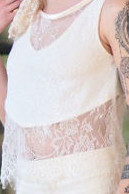
#> input picture images/top-white.jpg, 129 x 194 px
$ python demo.py
#> lines starting #> are read from the running program, lines starting #| are printed output that depends on the picture
### get_color_name.py
from numpy import linalg


def csv_reader(datafile, has_header):
    data = []
    if has_header:
        with open(datafile, "r") as f:
            header = f.readline().split(",")
            counter = 0
            for line in f:
                data.append(line)
                fields = line.split(",")
                counter += 1
    else:
        with open(datafile, "r") as f:
            data = f.read().splitlines()
        data = [line.split(',#') for line in data]
    return data


def get_color_name(R, G, B, color_csv_path):
    data = csv_reader(color_csv_path, True)
    minimum = 1000

    for i in range(len(data)):
        start_r = data[i].find("R/RGB:,") + len("R/RGB:,")
        end_r = data[i].find(",G/RGB:")
        substring_r = data[i][start_r:end_r]

        start_g = data[i].find("G/RGB:,") + len("G/RGB:,")
        end_g = data[i].find(",B/RGB:")
        substring_g = data[i][start_g:end_g]

        start_b = data[i].find("B/RGB:,") + len("B/RGB:,")
        end_b = data[i].find("\n")
        substring_b = data[i][start_b:end_b]

        d = abs(R - int(substring_r)) + abs(G - int(substring_g)) + abs(B - int(substring_b))

        if d <= minimum:
            minimum = d
            start = data[i].find("Name:,") + len("Name:,")
            end = data[i].find(",Hex")
            cname = data[i][start:end]
    return cname


def get_simple_color_names(R, G, B, color_csv_path):
    data = csv_reader(color_csv_path, has_header=False)
    min_diff = 1000
    min_idx = 0
    for i in range(len(data)):
        ref_color = data[i]
        #print(i, ref_color[0])
        R_ref = int(ref_color[1][0:2], 16)
        G_ref = int(ref_color[1][2:4], 16)
        B_ref = int(ref_color[1][4:6], 16)
        diff = (R - R_ref) ** 2 + (G - G_ref) ** 2 + (B - B_ref) ** 2
        if (diff < min_diff):
            min_idx = i
            min_diff = diff
    return data[min_idx][0]

print(get_simple_color_names(255, 255, 255, 'colors_x11.csv'))
#> (reads colors_x11.csv from the repository)

### kmeans_cv2.py
import numpy as np
import cv2
from matplotlib import pyplot as plt
import webcolors
from datetime import datetime
from get_color_name import csv_reader, get_color_name

# img = cv2.imread("images/person2.jpg")
datafile = csv_reader("color_table_rgb_800.csv", has_header=True)
#> (reads color_table_rgb_800.csv from the repository)
csv_path = "color_table_rgb.csv"


def detect_colors(image, num_clusters, num_iters, resize_factor, crop_factor, type="rgb"):
    height, width, depth = image.shape
    # crop
    crop_factor = (100 - crop_factor) / 2
    image = image[int(height * crop_factor / 100):(height - int(height * crop_factor / 100)),
            int(width * crop_factor / 100):(width - int(width * crop_factor / 100))]
    cv2.imwrite('output/cropped.jpg', image)

    image = cv2.cvtColor(image, cv2.COLOR_BGR2RGB)
    image_hsv = cv2.cvtColor(image, cv2.COLOR_RGB2HSV)

    start_time = datetime.now()

    w_resize = int(image.shape[1] * resize_factor / 100)  # vertical
    h_resize = int(image.shape[0] * resize_factor / 100)  # horizontal
    dim = (w_resize, h_resize)
    # resize image
    image = cv2.resize(image, dim, interpolation=cv2.INTER_AREA)
    w, h, d = image.shape
    image_flat = np.reshape(image, (w * h, 3))

    Z = image_flat
    Z = np.float32(Z)

    if (type == "hue"):
        # convert to HSV and use Hue value only
        # resize image
        image_hsv = cv2.resize(image_hsv, dim, interpolation=cv2.INTER_AREA)
        w, h, d = image_hsv.shape
        image_flat_hsv = np.reshape(image_hsv, (w * h, 3))

        Z_hsv = image_flat_hsv
        Z_hsv = np.float32(Z_hsv)
        Z_hsv = Z_hsv[:, 0]

        # define criteria and apply kmeans()
        criteria = (cv2.TERM_CRITERIA_EPS + cv2.TERM_CRITERIA_MAX_ITER, num_iters, 1.0)
        ret, label, center = cv2.kmeans(Z_hsv, num_clusters, None, criteria, 100, cv2.KMEANS_RANDOM_CENTERS)

        # find centers by RGB values of cluster samples
        percentages = []
        centers = []
        for i in range(num_clusters):
            samples = Z[label.ravel() == i]  # RGB values
            center = np.mean(samples, axis=0)
            centers.append(center)
            color = webcolors.rgb_to_hex(center.astype(int))

            # mapping the clusters
            for j in range(len(Z)):
                if (label[j] == i):
                    Z[j] = center

            percentage = len(samples) * 100 / Z.shape[0]
            percentages.append(percentage)
            percentage_str = str(i) + "-" + str(percentage) + "%"
            # print "########## cluster info", percentage_str
            # print center
            # print(webcolors.hex_to_name(color))  # fixme: color name not found
            plt.scatter(samples[:, 0], samples[:, 1], c=color, label=percentage_str, s=200)
            # plt.scatter(center[0], center[1], s=3000, c='black', marker=r"$ {} $".format(percentage_str))
            plt.legend(loc=2, prop={'size': 20})
            plt.title("Hue", fontsize=30)

        # print("centers", center)
        centers_sorted, percentages_sorted = sort_color_by_percentage(centers, percentages)
        delay = datetime.now() - start_time
        print "**************** delay", delay.total_seconds()

        # reconstruct image
        Z = Z.reshape((w, h, 3))
        cv2.imwrite('output/mapping_hue.jpg', cv2.cvtColor(Z, cv2.COLOR_RGB2BGR))
        plt.savefig('output/clusters_hue.jpg')
        # plt.show()
        plt.close()

        plot = cv2.imread('output/clusters_hue.jpg')
        mapping = cv2.imread('output/mapping_hue.jpg')

        # percentages.sort()
        max_color = centers_sorted[0]
        print get_color_name(max_color[0], max_color[1], max_color[2], csv_path)
        return centers_sorted[0], percentages_sorted[0], mapping, plot

    elif (type == "rgb"):
        # define criteria and apply kmeans()
        criteria = (cv2.TERM_CRITERIA_EPS + cv2.TERM_CRITERIA_MAX_ITER, num_iters, 1.0)
        ret, label, center = cv2.kmeans(Z, num_clusters, None, criteria, 100, cv2.KMEANS_RANDOM_CENTERS)

        percentages = []
        for i in range(num_clusters):
            color = webcolors.rgb_to_hex(center[i].astype(int))
            samples = Z[label.ravel() == i]

            # mapping the clusters
            for j in range(len(Z)):
                if (label[j] == i):
                    Z[j] = center[i]

            percentage = len(samples) * 100 / Z.shape[0]
            percentages.append(percentage)
            percentage_str = str(i) + "-" + str(percentage) + "%"
            # print "########## cluster info", percentage_str
            # print(webcolors.hex_to_name(color))  # fixme: color name not found
            plt.scatter(samples[:, 0], samples[:, 1], c=color, label=percentage_str, s=5)
            # plt.scatter(center[i, 0], center[i, 1], s=3000, c='black', marker=r"$ {} $".format(percentage_str))
            plt.legend(loc=2, prop={'size': 20})
            plt.title("RGB", fontsize=30)

        # print "@@@@@@@@@ centers"
        # print center
        center_sorted, percentages_sorted = sort_color_by_percentage(center, percentages)
        delay = datetime.now() - start_time
        print "**************** delay", delay.total_seconds()

        # reconstruct image
        Z = Z.reshape((w, h, 3))

        # TODO
        filename = 'output/mapping_rgb_' + str(num_clusters) + '.jpg'
        # filename = 'output/mapping_rgb.jpg'
        cv2.imwrite(filename, cv2.cvtColor(Z, cv2.COLOR_RGB2BGR))
        mapping = cv2.cvtColor(Z, cv2.COLOR_RGB2BGR)
        mapping = np.uint8(mapping)
        plt.savefig('output/clusters_rgb.jpg')
        # plt.show()
        plt.close()

        plot = cv2.imread('output/clusters_rgb.jpg')
        # mapping = cv2.imread('output/mapping_rgb.jpg')

        # percentages.sort()
        max_color = center_sorted[0]
        print get_color_name(max_color[0], max_color[1], max_color[2], csv_path)
        return center_sorted[0], percentages_sorted[0], mapping, plot

    else:
        print "Error: type not defined. Type must be either hue or rgb."
        exit(1)


# def find_color_name(rgb, table):
def sort_color_by_percentage(colors, percentages):
    while True:
        swapped = False
        for i in range(len(percentages)):
            for j in range(i + 1, len(percentages)):
                if (percentages[i] < percentages[j]):
                    # swap
                    percentages[i], percentages[j] = percentages[j], percentages[i]
                    colors[i], colors[j] = colors[j], colors[i]
                    swapped = True
        if (not swapped): break
    return colors, percentages

# [8 lines of commented-out code are left out]

### demo.py
# import the opencv library
import cv2
from kmeans_cv2 import detect_colors
from datetime import datetime
import os
import numpy as np


def make_demo(resize_factor):
    # Create a VideoCapture object
#> called with resize_factor = 0.3
    cap = cv2.VideoCapture(0)

    img = cv2.imread('images/top-white.jpg')
#> img is the input picture: shape (194, 129, 3); mean B, G, R 204.9, 206, 216.8

    # Check if camera opened successfully
    if (cap.isOpened() == False):
        print("Unable to read camera feed")
    # Default resolutions of the frame are obtained.The default resolutions are system dependent.
    # We convert the resolutions from float to integer.
    frame_width = int(cap.get(3))
    frame_height = int(cap.get(4))
    # Define the codec and create VideoWriter object.The output is stored in 'outpy.avi' file.
    out1 = cv2.VideoWriter('output/mapping.avi', cv2.VideoWriter_fourcc('M', 'J', 'P', 'G'), 10,
                           (int(frame_width * resize_factor), int(frame_height * resize_factor)))
    out2 = cv2.VideoWriter('output/clusters.avi', cv2.VideoWriter_fourcc('M', 'J', 'P', 'G'), 10,
                           (frame_width, frame_height))
    # out3 = cv2.VideoWriter('output/combined.avi', cv2.VideoWriter_fourcc('M', 'J', 'P', 'G'), 10,
    # (frame_width, frame_height))

    while (True):
        time = datetime.now()
        time_str = time.strftime("%H:%M:%S")
        date_time = time.strftime("%m_%d_%Y_%H_%M_%S")

        ret, frame = cap.read()
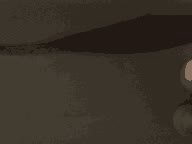
#> input picture frame 1 of output/mapping.avi, 192 x 144 px, given in place of the camera
#> frame is the input picture: shape (144, 192, 3); mean B, G, R 38.9, 48.6, 55.2
        if ret == True:
            # Write the frame into the file 'output.avi'
            colors_rgb, percentages, mapping, plot = detect_colors(frame, num_clusters=5, num_iters=50,
                                                                   resize_factor=resize_factor * 100,
                                                                   crop_factor=100, type="rgb")
#> in detect_colors, `image_hsv = cv2.cvtColor(image, cv2.COLOR_RGB2HSV)`: image_hsv: shape (144, 192, 3); mean H, S, V 17.8, 78, 55.2
#> in detect_colors, `image_flat = np.reshape(image, (w * h, 3))`: image_flat = 2451 rows, first 8: [61, 55, 45], [61, 55, 45], [60, 54, 44], [59, 53, 43], [59, 53, 43], [58, 52, 42], [59, 53, 43], [59, 53, 43]
#> in detect_colors, `Z = image_flat`: Z has the same summary as image_flat
#> in detect_colors, `ret, label, center = cv2.kmeans(Z, num_clusters, None, criteria, 100, ..`: ret = 21920.1; label = 2451 values, max 4 at index 271, min 0 at index 29, mean 1.54; center = [[50.24, 43.96, 34.39], [66.58, 60.54, 48.81], [58.61, 52.52, 42.52], [128.5, 108.7, 93.27], [35.56, 26.32, 20.8]]
#> the loop in detect_colors, `for i in range(num_clusters):` made 5 passes
#> (color, percentage, percentage_str) on passes 1 to 5: ('#322b22', 26, '0-26%'), ('#423c30', 24, '1-24%'), ('#3a342a', 33, '2-33%'), ('#806c5d', 0, '3-0%'), ('#231a14', 14, '4-14%')
#> after the loop in detect_colors, `for i in range(num_clusters):`: Z = 2451 rows, first 8: [58.61, 52.52, 42.52], [58.61, 52.52, 42.52], [58.61, 52.52, 42.52], [58.61, 52.52, 42.52], [58.61, 52.52, 42.52], [58.61, 52.52, 42.52], [58.61, 52.52, 42.52], [58.61, 52.52, 42.52]; percentages = [26, 24, 33, 0, 14]
#> after the loop in sort_color_by_percentage, `while True:`: colors = [[58.61, 52.52, 42.52], [58.61, 52.52, 42.52], [58.61, 52.52, 42.52], [35.56, 26.32, 20.8], [35.56, 26.32, 20.8]]; percentages = [33, 26, 24, 14, 0]
#> in detect_colors, `center_sorted, percentages_sorted = sort_color_by_percentage(center, p..`: center_sorted has the same summary as colors in sort_color_by_percentage
#> in detect_colors, `plt.savefig('output/clusters_rgb.jpg')`:
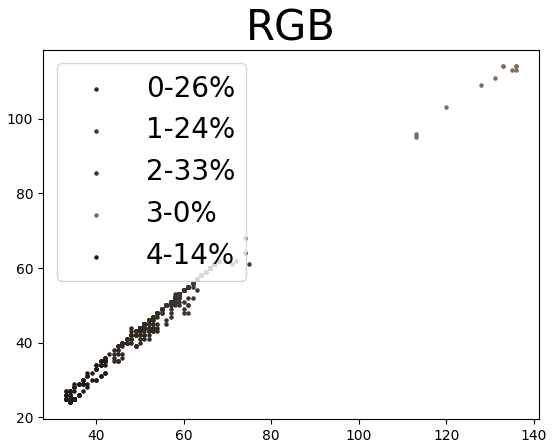
#> figure drawn by matplotlib, 1 panel
#> in detect_colors, `plot = cv2.imread('output/clusters_rgb.jpg')`:
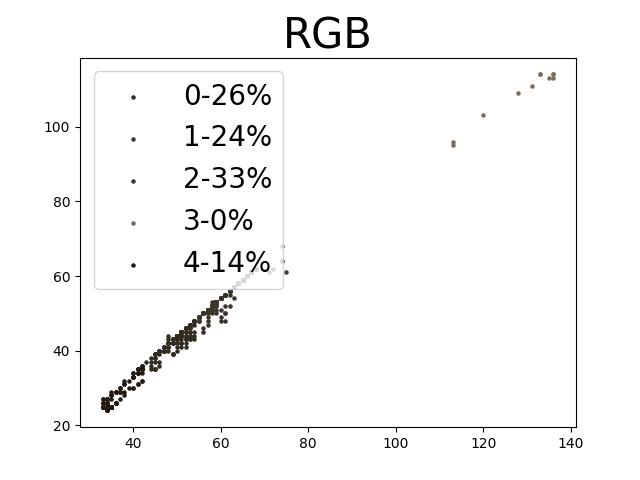
#> plot: shape (480, 640, 3); mean B, G, R 248.1, 248.2, 248.2
#> in detect_colors, `max_color = center_sorted[0]`: max_color = [58.61, 52.52, 42.52]
#> (reads color_table_rgb.csv from the repository)
#> the loop in get_color_name, `for i in range(len(data)):` made 154 passes
#> (d, minimum) on passes 1, 2, 9, 10, 16, 18, 41, 60: (611.3, 611.3), (291.4, 291.4), (230.3, 230.3), (164.4, 164.4), (164.4, 164.4), (117.4, 117.4), (85.34, 85.34), (74.56, 74.56)
#> d on passes 3 to 8: 303.6, 323.6, 441.4, 473.6, 461.4, 422.3
#> after the loop in get_color_name, `for i in range(len(data)):`: cname = 'dark slate gray'; end = 21; minimum = 74.56; start = 6
#| dark slate gray
#> colors_rgb = [58.61, 52.52, 42.52]; percentages = 33

            out1.write(mapping)
            out2.write(plot)
            print('raw ', mapping.shape, plot.shape)
#| raw  (43, 57, 3) (480, 640, 3)
            mappingImages = [mapping, plot, img]
            max_height = 0
            for i in range(len(mappingImages)):
                mapping = mappingImages[i]
                if (mapping.shape[0] > max_height):
                    max_height = mapping.shape[0]
#> this loop made 3 passes
#> max_height on passes 1 to 2: 43, 480
#> after the loop, max_height = 480
            max_height += 10
#> max_height = 490
            for i in range(len(mappingImages)):
                print(i)
                mapping = mappingImages[i]
                top = int((max_height - mapping.shape[0]) / 2)
                bottom = max_height - mapping.shape[0] - top
                if (top < 0): top = 0
                if (bottom < 0): bottom = 0
                print('top, bottom ', top, bottom)
                mapping = cv2.copyMakeBorder(mapping, top, bottom, 5, 5, cv2.BORDER_CONSTANT)
                if (i == 0):
                    mapping_concat = mapping
                else:
                    print('padded ', mapping_concat.shape, mapping.shape)
                    mapping_concat = np.concatenate((mapping_concat, mapping), axis=1)
#> this loop made 3 passes
#| 0
#| top, bottom  223 224
#| 1
#| top, bottom  5 5
#| padded  (490, 67, 3) (490, 650, 3)
#| 2
#| top, bottom  148 148
#| padded  (490, 717, 3) (490, 139, 3)
#> pass 1, in make_demo, `mapping = cv2.copyMakeBorder(mapping, top, bottom, 5, 5, cv2.BORDER_CO..`:
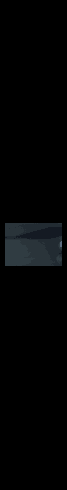
#> mapping: shape (490, 67, 3); mean R, G, B 2.9, 3.6, 4.1
#> pass 2, in make_demo, `mapping_concat = np.concatenate((mapping_concat, mapping), axis=1)`:
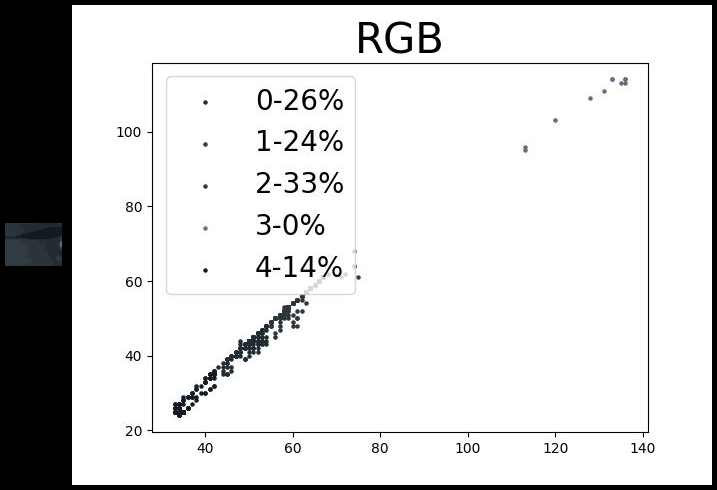
#> mapping_concat: shape (490, 717, 3); mean R, G, B 217.2, 217.3, 217.4
#> pass 3, in make_demo, `mapping = cv2.copyMakeBorder(mapping, top, bottom, 5, 5, cv2.BORDER_CO..`:
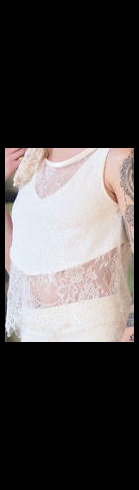
#> mapping: shape (490, 139, 3); mean B, G, R 75.3, 75.7, 79.6

            # print mapping.shape, plot.shape
            top = int((plot.shape[0] - mapping.shape[0]) / 2)
#> top = -5
            bottom = plot.shape[0] - mapping.shape[0] - top
#> bottom = -5
            left = int((plot.shape[1] - mapping.shape[1]) / 2)
#> left = 250
            right = plot.shape[1] - mapping.shape[1] - left
#> right = 251
            # [5 lines of commented-out code are left out]

            cv2.imshow('mapping_rgb', mapping)
            cv2.imshow('clusters', plot)
            cv2.imshow('concat', mapping_concat)
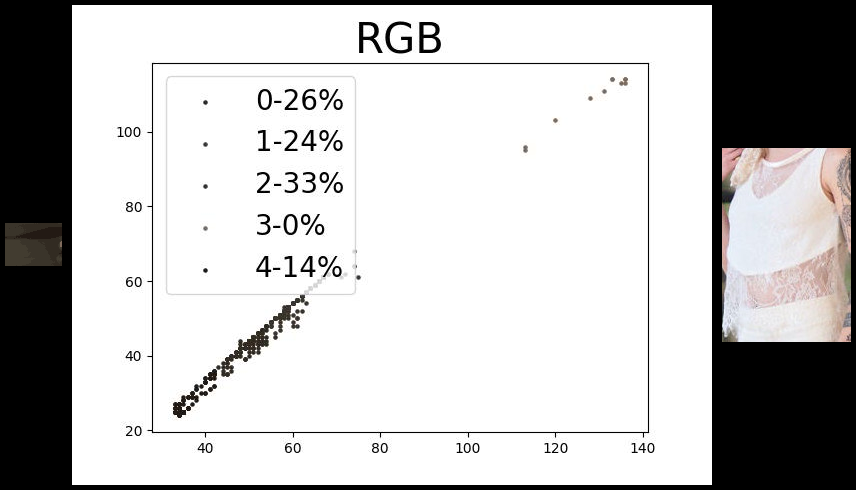
#> window 'concat': shape (490, 856, 3); mean B, G, R 194.2, 194.3, 195.1
            if (int(date_time.split("_")[5]) % 10 == 0):
                if (not os.path.exists('test/')):
                    os.mkdir('test/')
                cv2.imwrite('test/mapping_rgb_' + date_time + '.jpg', mapping)
                print(date_time)

            # Press Q on keyboard to stop recording
            if cv2.waitKey(1) & 0xFF == ord('q'):
#> (key q is pressed here)
                break

        # Break the loop
        else:
            break

    # When everything done, release the video capture and video write objects
    cap.release()
    out1.release()
    out2.release()
    # Closes all the frames
    cv2.destroyAllWindows()


make_demo(0.3)
